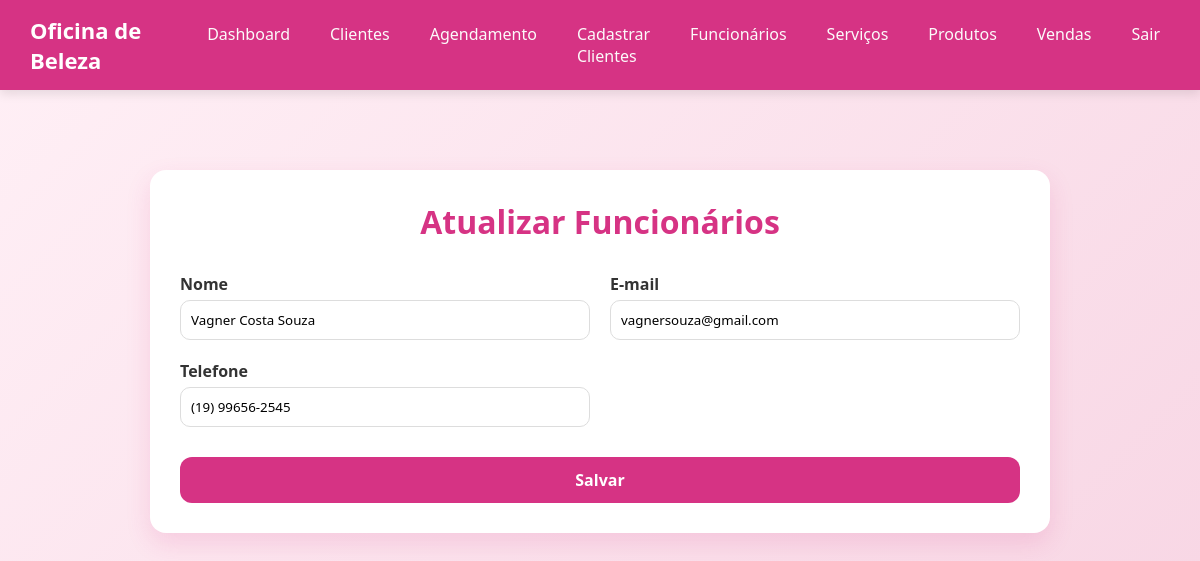
Screenshot of /editar-funcionarios.php?id=1 with the database file from the repository.
### tables this page shows
CREATE TABLE IF NOT EXISTS `tb_funcionario` (
  `id` int(11) NOT NULL AUTO_INCREMENT,
  `nome` varchar(200) NOT NULL,
  `email` varchar(200) NOT NULL,
  `telefone` varchar(15) NOT NULL,
  `senha` varchar(200) NOT NULL,
  `token` varchar(50) DEFAULT NULL,
  `data_cadastro` datetime NOT NULL DEFAULT current_timestamp(),
  `status` enum('ativo','inativo') NOT NULL DEFAULT 'ativo',
  PRIMARY KEY (`id`),
  UNIQUE KEY `email` (`email`)
);

### editar-funcionarios.php (the view, shortened to what this page needs)
<?php
try {
    $conexao = new PDO("mysql:host=" . SERVIDOR . ";dbname=" . BANCO . ";charset=utf8", USUARIO, SENHA);
    $conexao->setAttribute(PDO::ATTR_ERRMODE, PDO::ERRMODE_EXCEPTION);
    $id = $_GET['id'];
    $sql = "SELECT * FROM tb_funcionario WHERE id=$id";
    $comando = $conexao->prepare($sql);
    $comando->execute();
    $funcionarios = $comando->fetchAll(PDO::FETCH_ASSOC);
} catch (PDOException $erro) {
    echo "Erro ao conectar no banco de dados" . $erro->getMessage();
}
?>
<!DOCTYPE html>
<html lang="pt-br">
<head>
    <link rel="stylesheet" href="assets/css/funcionario/funcionario.css">
</head>
<body>
    <?php require_once 'includes/header.php';
    ?>
    <div class="container">
        <h1>Atualizar Funcionários</h1>
        <form action="backend/atualizar-funcionarios.php?id=<?php echo $funcionarios[0]['id']; ?>" method="POST">
            <div class="input-group">
                <label for="nome">Nome</label>
                <input value="<?php echo $funcionarios[0]['nome']; ?>" type="text" name="nome" id="nome">
            </div>
            <div class="input-group">
                <label for="email">E-mail</label>
                <input value="<?php echo $funcionarios[0]['email']; ?>" type="email" name="email" id="email">
            </div>
            <div class="input-group">
                <label for="telefone">Telefone</label>
                <input value="<?php echo $funcionarios[0]['telefone']; ?>" type="text" name="telefone" id="telefone">
            </div>
            <input type="submit" value="Salvar">
        </form>
    </div>
</body>
</html>

### assets/css/funcionario/funcionario.css (style rules this page uses)
.container { max-width: 900px; margin: 80px auto 40px auto; padding: 30px; background: #fff; border-radius: 16px; box-shadow: 0 10px 25px rgba(214, 51, 132, 0.15); }
.container h1 { text-align: center; margin-bottom: 30px; color: #d63384; }
form { display: grid; grid-template-columns: repeat(2, 1fr); gap: 20px; }
.input-group { display: flex; flex-direction: column; }
.input-group label { margin-bottom: 5px; font-weight: 600; }
.input-group input { padding: 10px; border-radius: 10px; border: 1px solid #ddd; outline: none; transition: 0.3s; }
input[type="submit"] { grid-column: span 2; margin-top: 10px; padding: 12px; background: #d63384; border: none; color: white; font-size: 16px; font-weight: bold; border-radius: 12px; cursor: pointer; transition: 0.3s; }

### assets/css/style.css (style rules this page uses)
* { margin: 0; padding: 0; box-sizing: border-box; font-family: 'Segoe UI', Tahoma, Geneva, Verdana, sans-serif; }
body { background: linear-gradient(135deg, #fff0f6, #f8d7e5); color: #333; }

### rows the page displays
tb_funcionario: nome "Vagner Costa Souza", email "vagnersouza@gmail.com", telefone "(19) 99656-2545"
